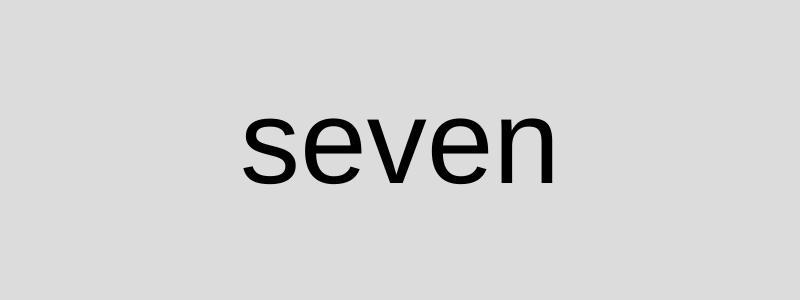
Frame 1 (no input)
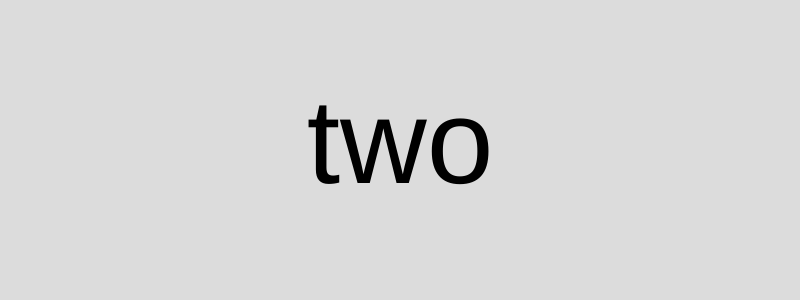
Frame 60 (no input)
Frame 120 (the mouse pressed at the canvas centre since frame 60): identical to frame 1, image omitted

The p5.js sketch that drew these frames (run headless with seeded random() and noise() and a simulated clock; from frame 60 on, the mouse is pressed at the canvas centre):

// p5.js sketch
// ── sketch.js
//Global variables
let guessItem = null; //Holds an instance of GuessItem, the item to guess
let interval = 60; //Sets the interval for creating a new GuessItem
let results = []; //Stores the game results
let solution = null; //holds the result of the guess (true or false)
let gameOver = false;

function setup() {
  createCanvas(800, 300); //Creates the canvas
}

function draw() {
  let gameScore = getGameScore(results); //Calculates the current game score
  //Ends the game if..
  if (gameScore.loss >= 3 || gameScore.total >= 10) {
    gameOver = true;
    displayGameOver(gameScore);
    return;
  }
  background(220);
  //Every interval frames, it creates a new GuessItem at the center of the canvas.
  if (frameCount === 1 || frameCount % interval === 0) {
    solution = null; //clearing any previous guess result.
    guessItem = new GuessItem(width / 2, height / 2, 10); //creates a new GuessItem instance centered on the canvas
  }

  // Renders guessItem if it exists.
  if (guessItem) {
    guessItem.render(); //calls the render method to display the current GuessItem
  }
  if (solution === true || solution === false) {
    solutionMessage(gameScore.total, solution);
  }
}

function solutionMessage(seed, solution) {
  let trueMessages = [
    "GOOD JOB!",
    "DOING GREAT!",
    "OMG!",
    "SUCH WIN!",
    "I APPRECIATE YOU!",
    "IMPRESSIVE",
  ];

  let falseMessages = ["OH NO!", "BETTER LUCK NEXT TIME!", ":-("];

  let messages;

  push();
  textAlign(CENTER, CENTER);
  textSize(36);
  fill(237, 34, 93);
  randomSeed(seed * 10000);

  if (solution === true) {
    background(255);
    messages = trueMessages;
  } else if (solution === false) {
    background(0);
    messages = falseMessages;
  }

  translate(width / 2, height / 2);
  text(messages[parseInt(random(messages.length), 10)], 0, 0);
  pop();
}

function displayGameOver(score) {
  push();
  background(255);
  textAlign(CENTER, CENTER);
  translate(width / 2, height / 2);
  fill(237, 34, 93);
  textSize(24);
  text(`Game Over!`, 0, 0);

  fill(0);
  translate(0, 36);
  text(`You have ${score.win} correct guesses `, 0, 0);

  let alternatingValue = map(sin(frameCount / 10), -1, 1, 0, 255);
  fill(237, 34, 93, alternatingValue);
  textSize(16);
  translate(0, 80);
  text(`PRESS ENTER`, 0, 0);
  pop();
}

//Calculates the number of wins, losses, and total attempts
function getGameScore(score) {
  let wins = 0;
  let losses = 0;
  let total = score.length;

  // Iterates through the score array to calculate wins and losses
  for (let i = 0; i < total; i++) {
    let item = score[i];
    if (item === true) {
      wins = wins + 1; //Increment wins for correct guesses
    } else {
      losses = losses + 1; //Increment losses for incorrect guesses
    }
  }
  return { win: wins, loss: losses, total: total };
}

function restartTheGame() {
  results = [];
  solution = null;
  gameOver = false;
}

// When a key is pressed, it checks if guessItem exists.
function keyPressed() {
  if (gameOver === true) {
    if (keyCode === ENTER) {
      console.log(`Restart the game`);
      restartTheGame();
      return;
    }
  }

  if (guessItem !== null) {
    //Ensure there is a GuessItem to solve
    console.log("key pressed", key);
    solution = guessItem.solve(key); //setting solution to true or false
    if (solution) {
      results.push(true); //adds a win to the results array
    } else {
      results.push(false); //adds a loss to the results array
    }
    guessItem = null; //rest after a guess
  } else {
    ("Nothing to be solved");
  }
}

//Constructor function for GuessItem
function GuessItem(x, y, scl) {
  this.x = x; //position on the canvas
  this.y = y; //position on the canvas
  this.scale = scl; //size of the content text
  this.scaleIncrement = 0.5;
  this.content = getContent(); //a random single-digit number generated by getContent()
  this.alpha = 255; //transparency of the text, which fades over time
  this.alphaDecrement = 3;
  this.solved; //Tracks if the GuessItem has been solved
  this.contentMap = {
    1: "one",
    2: "two",
    3: "three",
    4: "four",
    5: "five",
    6: "six",
    7: "seven",
    8: "eight",
    9: "nine",
    0: "zero",
  };

  function getContent() {
    return String(parseInt(random(10), 10)); //Returns a random number between 0-9 as a string
  }

  // this method checks if the input matches the content and return true or false
  this.solve = function (input) {
    if (input === this.content) {
      this.solved = true;
    } else {
      this.solved = false;
    }
    return this.solved; //Returns the solved status
  };

  // this method displays the content if it hasn't been sloved yet
  this.render = function () {
    if (this.solved === false) {
      //Skips rendering if the item has been incorrectly guessed
      return;
    }
    push(); //Starts a new drawing state
    fill(0, this.alpha); //Sets the text color with current transparency
    textAlign(CENTER, CENTER);
    translate(this.x, this.y); //Moves to the specified position
    scale(this.scale); //Scales the text size
    text(this.contentMap[this.content], 0, 0); //Display the content at the current position
    this.scale = this.scale + this.scaleIncrement; //scale increases, making the text larger over time
    this.alpha = this.alpha - this.alphaDecrement; //alpha decreases, making the text fade out gradually
    pop();
  };
}
